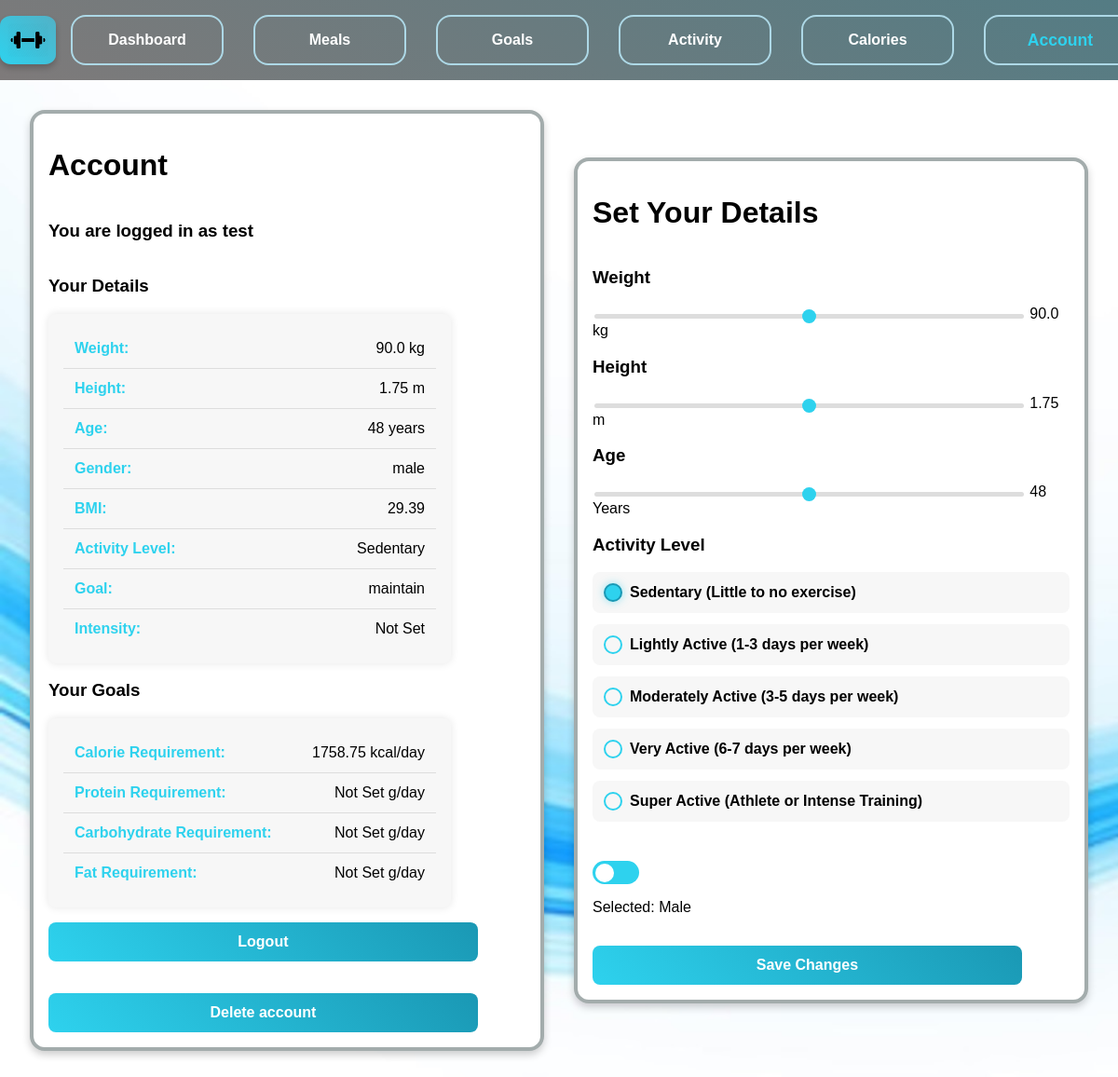
The app's page /account (signed in), older data.
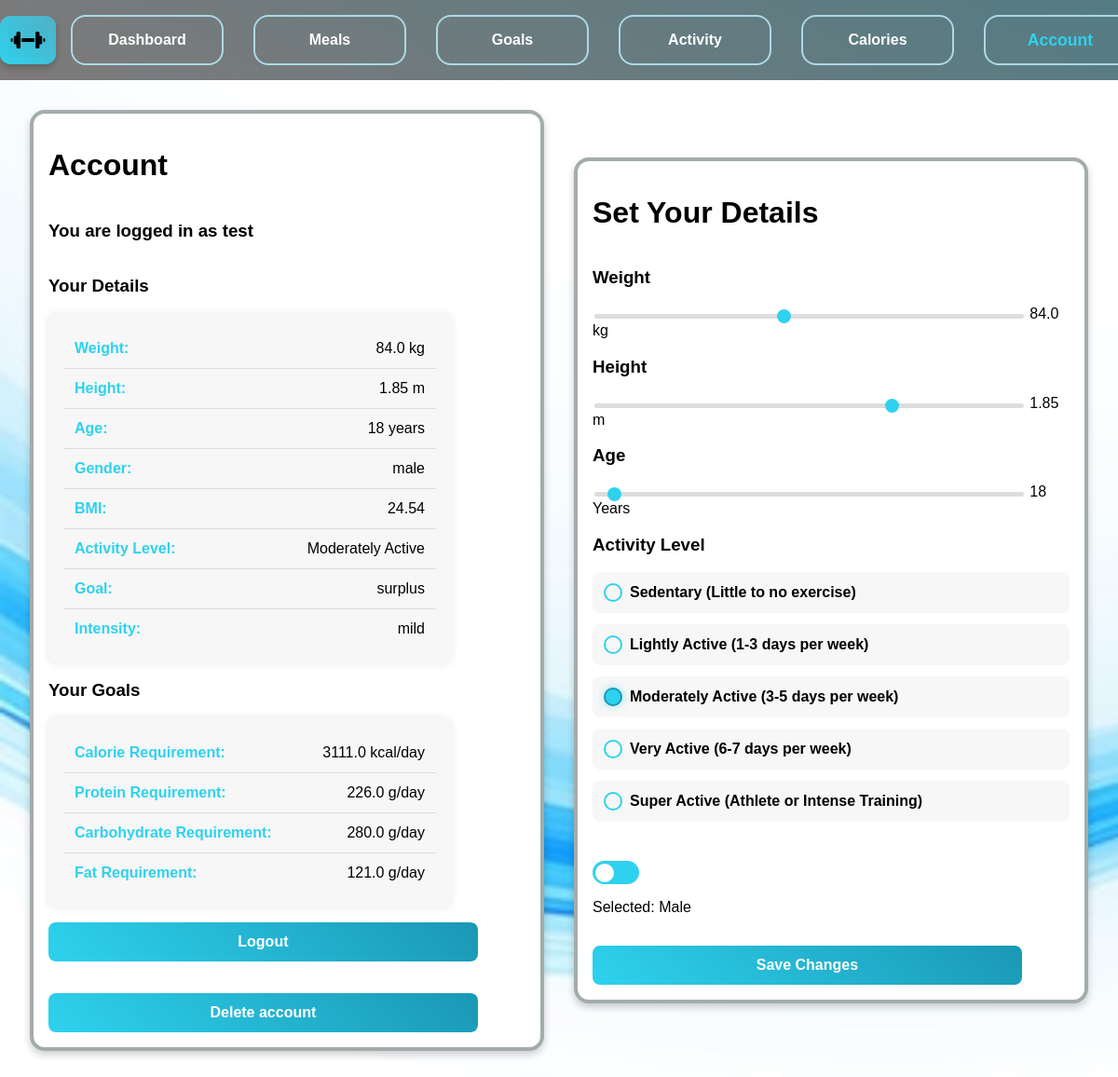
The same page, newer data.
### app.py (models this page shows, shortened)
class User(db.Model):
    id = db.Column(db.Integer, primary_key=True)
    username = db.Column(db.String(100))
    weight = db.Column(db.Float, default=90)
    height = db.Column(db.Float, default=1.75)
    age = db.Column(db.Integer, default=48)
    gender = db.Column(db.String(10), default='male')
    bmi = db.Column(db.Float)
    bmr = db.Column(db.Float)
    tdee = db.Column(db.Float)
    exercise_level = db.Column(db.String(20), default='sedentary')
    goal = db.Column(db.String(20), default='maintain')
    intensity = db.Column(db.String(20))
    caloriesRequired = db.Column(db.Float)
    proteinRatio = db.Column(db.Float)
    fatRatio = db.Column(db.Float)
    carbRatio = db.Column(db.Float)
    proteinRequired = db.Column(db.Float)
    fatRequired = db.Column(db.Float)
    carbRequired = db.Column(db.Float)
    caloriesRemaining = db.Column(db.Float)
    proteinRemaining = db.Column(db.Float)
    fatRemaining = db.Column(db.Float)
    carbRemaining = db.Column(db.Float)
    last_reset = db.Column(db.Date, default=lambda: datetime.now(timezone.utc).date())
    meals = db.relationship('UserMeals', backref='user', lazy=True, cascade="all, delete-orphan")

### app.py (the view, shortened to what this page needs)
@app.route('/account', methods=['POST', 'GET'])
def account():
    if 'username' not in session:
        return redirect(url_for('login'))
    username = session.get('username')
    found_user = User.query.filter_by(username=username).first()
    return render_template(
        'account.html', username=username, user_db=found_user)

### templates/account.html (shortened to what this page needs)
{% extends "base.html" %}
{% block content %}
<div class="content">
    <div class="section-box">
        <h1>Account</h1>
        <h3>You are logged in as {{username}}</h3>
        <h3>Your Details</h3>
        <ul class="user-list">
            <li><strong>Weight:</strong> {{ user_db.weight if user_db.weight else 90 }} kg</li>
            <li><strong>Height:</strong> {{ user_db.height if user_db.height else 1.75 }} m</li>
            <li><strong>Age:</strong> {{ user_db.age if user_db.age else 48 }} years</li>
            <li><strong>Gender:</strong> {{ user_db.gender if user_db.gender else 'male' }}</li>
            <li><strong>BMI:</strong> {{ user_db.bmi if user_db.bmi else 'Not Calculated' }}</li>
            <li><strong>Activity Level:</strong> {{ user_db.exercise_level.replace("_", " ").title() if user_db.exercise_level else 'Not Set' }}</li>
            <li><strong>Goal:</strong> {{ user_db.goal if user_db.goal else 'Not Set' }}</li>
            <li><strong>Intensity:</strong> {{ user_db.intensity if user_db.intensity else 'Not Set' }}</li>
        </ul>
        <h3>Your Goals</h3>
        <ul class="user-list">
            <li><strong>Calorie Requirement:</strong> {{ user_db.caloriesRequired if user_db.caloriesRequired else 'Not Set' }} kcal/day</li>
            <li><strong>Protein Requirement:</strong> {{ user_db.proteinRequired if user_db.proteinRequired else 'Not Set' }} g/day</li>
            <li><strong>Carbohydrate Requirement:</strong> {{ user_db.carbRequired if user_db.carbRequired else 'Not Set' }} g/day</li>
            <li><strong>Fat Requirement:</strong> {{ user_db.fatRequired if user_db.fatRequired else 'Not Set' }} g/day</li>
        </ul>
        <form method="POST" action='/account'>
            <button type="submit" name="action" value="logout">Logout</button>
        </form>
        <br>
        <form method="POST" action='/account'>
            <button type="submit" name="action" value="delete">Delete account</button>
        </form>
    </div>
    <div class='section-box'>
        <h1>Set Your Details</h1>
        <form method="POST" action="/account">
            <h3>Weight</h3>
            <input type="range" id="weightSlider" name="getWeight" min="40" max="140" step="1"
                value="{{ user_db.weight if user_db.weight else 70 }}"
                oninput="weightOutput.value = this.value">
            <output id="weightOutput">{{ user_db.weight if user_db.weight else 70 }}</output> kg
            <br>
            <h3>Height</h3>
            <input type="range" id="heightSlider" name="getHeight" min="1.50" max="2.00" step="0.01"
                value="{{ user_db.height if user_db.height else 1.75 }}"
                oninput="heightOutput.value = this.value">
            <output id="heightOutput">{{ user_db.height if user_db.height else 1.75 }}</output> m
            <br>
            <h3>Age</h3>
            <input type="range" id="ageSlider" name="getAge" min="16" max="80" step="1"
                value="{{ user_db.age if user_db.age else 25 }}"
                oninput="ageOutput.value = this.value">
            <output id="ageOutput">{{ user_db.age if user_db.age else 25 }}</output> Years
            <br>
            <h3>Activity Level</h3>
            <div class="activity-level">
                <label class="radio-button">
                    <span class="custom-radio"></span> Sedentary (Little to no exercise)
                </label>
                <label class="radio-button">
                    <span class="custom-radio"></span> Lightly Active (1-3 days per week)
                </label>
                <label class="radio-button">
                    <span class="custom-radio"></span> Moderately Active (3-5 days per week)
                </label>
                <label class="radio-button">
                    <span class="custom-radio"></span> Very Active (6-7 days per week)
                </label>
                <label class="radio-button">
                    <span class="custom-radio"></span> Super Active (Athlete or Intense Training)
                </label>
            </div>
            <br>
            <label class="switch">
                <span class="slider"></span>
            </label>
            <p>Selected: <span id="genderText">{% if gender == 'female' %}Female{% else %}Male{% endif %}</span></p>
            <button type="submit" name="action" value="updateDetails">Save Changes</button>
        </form>
    </div>
{% endblock %}

### templates/base.html (shortened to what this page needs)
<!DOCTYPE html>
<html lang="en">
<head>
    <link rel="stylesheet" href="{{ url_for('static', filename='style.css') }}">
<body>
    <nav class="navbar">
        <ul class="navbar_items">
            <li>
                <img src="{{ url_for('static', filename='images/icon.png') }}" height="45" class="navbar_logo"/>
            </li>
            <li>
                <a href=/dashboard class="navbar_links {% if request.path == '/dashboard' %}active{% endif %}">Dashboard</a>
            </li>
            <li>
                <a href="/meals" class="navbar_links {% if request.path == '/meals' %}active{% endif %}">Meals</a>
            </li>
            <li>
                <a href="/goals" class="navbar_links {% if request.path == '/goals' %}active{% endif %}">Goals</a>
            </li>
            <li>
                <a href="/activity" class="navbar_links {% if request.path == '/activity' %}active{% endif %}">Activity</a>
            </li>
            <li>
                <a href="/calories" class="navbar_links {% if request.path == '/calories' %}active{% endif %}">Calories</a>
            </li>
            <li>
                <a href="/account" class="navbar_links {% if request.path == '/account' %}active{% endif %}">Account</a>
            </li>
        </ul>
    </nav>
    <main>
        {% block content %}  {% endblock %}
    </main>
</body>
</html>

### static/style.css (style rules this page uses)
html, body { background-image: url("./images/background.jpg"); background-size: cover; background-attachment: fixed; height: 100%; margin: 0rem; display: flex; flex-direction: column; box-sizing: border-box; font-family: sans-serif; }
.navbar_items { list-style-type: none; background: linear-gradient(30deg, #7e7a7a, #547c84); padding: 0; margin: 0; display: flex; justify-content: space-around; align-items: center; }
.navbar_links { padding: 1rem; width: 10rem; color: white; text-decoration: none; font-weight: bold; transition: all 0.3s ease; display: flex; justify-content: center; }
.navbar li { margin: 1rem; width: 10rem; border: 2px solid lightblue; border-radius: 1rem; display: flex; justify-content: center; }
.navbar_links.active { font-weight: bold; color: #2ed2ee; transform: scale(1.1); }
.navbar_logo { border-radius: 20%; width: 2.75rem; height: 2.25rem; background: linear-gradient(45deg, #2ed2ee, #52b1c6); padding: 0.5rem; box-shadow: 0px 4px 6px rgba(0, 0, 0, 0.2); transition: transform 0.3s ease-in-out, box-shadow 0.3s ease-in-out; }
.navbar_items li:first-child { border: none; background: transparent; margin: 0; padding: 0; width: auto; }
.section-box { display: flex; flex-direction: column; flex-grow: 1; border: 0.3rem solid rgb(163, 172, 172); padding: 1rem; margin: 1rem; border-radius: 1rem; background-color: white; width: 40%; box-shadow: 0 0.25rem 0.5rem rgba(0, 0, 0, 0.2); transition: transform 0.3s ease-in-out; overflow: hidden; }
.content { display: flex; flex-wrap: wrap; justify-content: space-between; align-items: center; padding: 1rem; }
input[type="range"] { -webkit-appearance: none; appearance: none; width: 90%; height: 5px; background: #ddd; border-radius: 5px; outline: none; transition: background 0.3s ease-in-out; }
button, input[type="submit"] { width: 90%; padding: 0.75rem; margin-top: 1rem; border: none; border-radius: 0.5rem; background: linear-gradient(45deg, #2ed2ee, #1a98b4); color: white; font-size: 1rem; cursor: pointer; transition: all 0.3s ease-in-out; font-weight: bold; }
.activity-level, .fitness-goals { display: flex; flex-direction: column; gap: 0.75rem; margin-bottom: 1.5rem; }
.radio-button { display: flex; align-items: center; gap: 0.5rem; cursor: pointer; font-size: 1rem; font-weight: bold; padding: 0.75rem; border-radius: 0.5rem; background: #f7f7f7; transition: 0.3s ease-in-out; }
.custom-radio { width: 1rem; height: 1rem; border: 2px solid #2ed2ee; border-radius: 50%; display: flex; align-items: center; justify-content: center; transition: 0.3s ease-in-out; }
.radio-button input:checked + .custom-radio { background-color: #2ed2ee; border-color: #1a98b4; box-shadow: 0 0 8px rgba(46, 210, 238, 0.5); }
.switch { position: relative; display: inline-block; width: 3.125rem; height: 1.5625rem; }
.slider { position: absolute; cursor: pointer; top: 0; left: 0; right: 0; bottom: 0; background-color: #2ed2ee; border-radius: 1.5625rem; transition: 0.4s; }
.slider:before { position: absolute; content: ""; height: 1.25rem; width: 1.25rem; left: 0.1875rem; bottom: 0.15625rem; background-color: white; border-radius: 50%; transition: 0.4s; }
.user-list { list-style: none; padding: 1rem; margin: 0; background: #f7f7f7; border-radius: 0.5rem; box-shadow: 0 0 10px rgba(0, 0, 0, 0.1); max-width: 400px; }
.user-list li { padding: 0.75rem; font-size: 1rem; border-bottom: 1px solid #ddd; display: flex; justify-content: space-between; }
.user-list li:last-child { border-bottom: none; }
.user-list li strong { color: #2ed2ee; }

Row changes from the older to the newer data that the page shows:
changed User "test": weight "90.0" → "84.0"; height "1.75" → "1.85"; age "48" → "18"; bmi "29.39" → "24.54"; exercise_level.replace "Sedentary" → "Moderately Active"; goal "maintain" → "surplus"; intensity "Not Set" → "mild"; caloriesRequired "1758.75" → "3111.0"; proteinRequired "Not Set" → "226.0"; carbRequired "Not Set" → "280.0"; fatRequired "Not Set" → "121.0"; getWeight "90" → "84"; getHeight "1.75" → "1.85"; getAge "48" → "18"
